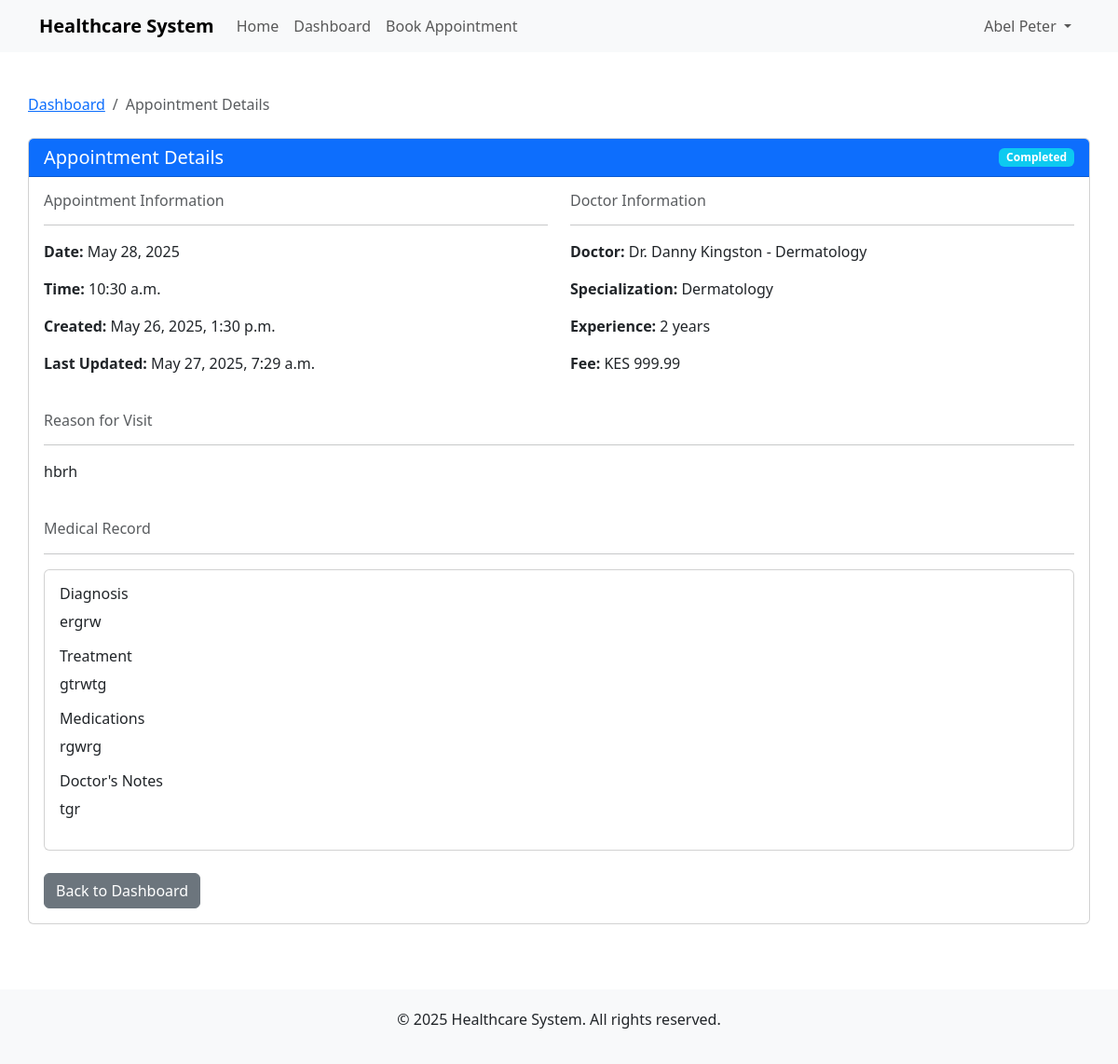
The page /appointments/1/ (signed in) on the database its author committed.
### appointments/models.py (models this page shows, shortened)
class Appointment(models.Model):
    STATUS_CHOICES = [
        ('SCHEDULED', 'Scheduled'),
        ('CONFIRMED', 'Confirmed'),
        ('COMPLETED', 'Completed'),
        ('CANCELLED', 'Cancelled'),
        ('NO_SHOW', 'No Show'),
    ]
    patient = models.ForeignKey(Patient, on_delete=models.CASCADE, related_name='appointments')
    doctor = models.ForeignKey(Doctor, on_delete=models.CASCADE, related_name='appointments')
    appointment_date = models.DateField()
    appointment_time = models.TimeField()
    status = models.CharField(max_length=10, choices=STATUS_CHOICES, default='SCHEDULED')
    reason = models.TextField()
    notes = models.TextField(blank=True)
    created_at = models.DateTimeField(auto_now_add=True)
    updated_at = models.DateTimeField(auto_now=True)
    class Meta:
        unique_together = ['doctor', 'appointment_date', 'appointment_time']
        ordering = ['appointment_date', 'appointment_time']

### doctors/models.py (models this page shows)
class Doctor(models.Model):
    SPECIALIZATIONS = [
        ('CARDIO', 'Cardiology'),
        ('DERMA', 'Dermatology'),
        ('NEURO', 'Neurology'),
        ('ORTHO', 'Orthopedics'),
        ('PEDIA', 'Pediatrics'),
        ('RADIO', 'Radiology'),
        ('GENERAL', 'General Practice'),
    ]
    user = models.OneToOneField(User, on_delete=models.CASCADE)
    specialization = models.CharField(max_length=10, choices=SPECIALIZATIONS)
    license_number = models.CharField(max_length=50, unique=True)
    phone_regex = RegexValidator(regex=r'^\+?1?\d{9,15}$')
    phone_number = models.CharField(validators=[phone_regex], max_length=17)
    years_of_experience = models.PositiveIntegerField(default=1)
    consultation_fee = models.DecimalField(max_digits=8, decimal_places=2, default=0)
    bio = models.TextField(blank=True)
    created_at = models.DateTimeField(auto_now_add=True)
    updated_at = models.DateTimeField(auto_now=True)
    def __str__(self):
        return f"Dr. {self.user.first_name} {self.user.last_name} - {self.get_specialization_display()}"
    class Meta:
        ordering = ['user__last_name', 'user__first_name']

### patients/models.py (models this page shows, shortened)
class MedicalRecord(models.Model):
    patient = models.ForeignKey(Patient, on_delete=models.CASCADE, related_name='medical_records')
    doctor = models.ForeignKey('doctors.Doctor', on_delete=models.CASCADE)
    appointment = models.ForeignKey('appointments.Appointment', on_delete=models.CASCADE, null=True, blank=True)
    diagnosis = models.TextField()
    treatment = models.TextField()
    medications = models.TextField(blank=True)
    notes = models.TextField(blank=True)
    created_at = models.DateTimeField(auto_now_add=True)
    class Meta:
        ordering = ['-created_at']

### appointments/views.py (the view)
# urls.py: path('<int:appointment_id>/', views.appointment_detail, name='appointment_detail'),
@login_required
def appointment_detail(request, appointment_id):
    if hasattr(request.user, 'patient'):
        appointment = get_object_or_404(Appointment, id=appointment_id, patient=request.user.patient)
    elif hasattr(request.user, 'doctor'):
        appointment = get_object_or_404(Appointment, id=appointment_id, doctor=request.user.doctor)
    else:
        messages.error(request, "You don't have a patient or doctor profile.")
        return redirect('home')
    try:
        medical_record = MedicalRecord.objects.get(appointment=appointment)
    except MedicalRecord.DoesNotExist:
        medical_record = None
    context = {
        'appointment': appointment,
        'medical_record': medical_record,
    }
    return render(request, 'appointments/detail.html', context)

### templates/appointments/detail.html (shortened to what this page needs)
{% extends 'base.html' %}
{% block content %}
<div class="row mt-4">
    <div class="col-md-12">
        <nav aria-label="breadcrumb">
            <ol class="breadcrumb">
                {% if user.patient %}
                    <li class="breadcrumb-item"><a href="{% url 'patient_dashboard' %}">Dashboard</a></li>
                {% elif user.doctor %}
                    <li class="breadcrumb-item"><a href="{% url 'doctor_dashboard' %}">Dashboard</a></li>
                {% endif %}
                <li class="breadcrumb-item active">Appointment Details</li>
            </ol>
        </nav>
    </div>
</div>
<div class="row mt-2">
    <div class="col-md-12">
        <div class="card">
            <div class="card-header bg-primary text-white d-flex justify-content-between align-items-center">
                <h5 class="card-title mb-0">Appointment Details</h5>
                <span class="badge {% if appointment.status == 'CONFIRMED' %}bg-success{% elif appointment.status == 'SCHEDULED' %}bg-warning{% elif appointment.status == 'COMPLETED' %}bg-info{% elif appointment.status == 'CANCELLED' %}bg-danger{% else %}bg-secondary{% endif %}">
                    {{ appointment.get_status_display }}
                </span>
            </div>
            <div class="card-body">
                <div class="row mb-4">
                    <div class="col-md-6">
                        <h6 class="text-muted">Appointment Information</h6>
                        <hr>
                        <p><strong>Date:</strong> {{ appointment.appointment_date }}</p>
                        <p><strong>Time:</strong> {{ appointment.appointment_time }}</p>
                        <p><strong>Created:</strong> {{ appointment.created_at }}</p>
                        <p><strong>Last Updated:</strong> {{ appointment.updated_at }}</p>
                    </div>
                    <div class="col-md-6">
                        {% if user.patient %}
                            <h6 class="text-muted">Doctor Information</h6>
                            <hr>
                            <p><strong>Doctor:</strong> {{ appointment.doctor }}</p>
                            <p><strong>Specialization:</strong> {{ appointment.doctor.get_specialization_display }}</p>
                            <p><strong>Experience:</strong> {{ appointment.doctor.years_of_experience }} years</p>
                            <p><strong>Fee:</strong> KES {{ appointment.doctor.consultation_fee }}</p>
                        {% else %}
                            <div class="alert alert-warning">
                                <strong>ERROR:</strong> User has neither patient nor doctor profile!
                            </div>
                        {% endif %}
                    </div>
                </div>
                <div class="row mt-4">
                    <div class="col-md-12">
                        <h6 class="text-muted">Reason for Visit</h6>
                        <hr>
                        <p>{{ appointment.reason }}</p>
                    </div>
                </div>
                {% if medical_record %}
                <div class="row mt-4">
                    <div class="col-md-12">
                        <h6 class="text-muted">Medical Record</h6>
                        <hr>
                        <div class="card">
                            <div class="card-body">
                                <h6>Diagnosis</h6>
                                <p>{{ medical_record.diagnosis }}</p>
                                <h6 class="mt-3">Treatment</h6>
                                <p>{{ medical_record.treatment }}</p>
                                {% if medical_record.medications %}
                                <h6 class="mt-3">Medications</h6>
                                <p>{{ medical_record.medications }}</p>
                                {% endif %}
                                {% if medical_record.notes %}
                                <h6 class="mt-3">Doctor's Notes</h6>
                                <p>{{ medical_record.notes }}</p>
                                {% endif %}
                            </div>
                        </div>
                    </div>
                </div>
                {% endif %}
                <div class="row mt-4">
                    <div class="col-md-12">
                        <div class="d-flex justify-content-between">
                            {% if user.patient %}
                                <div>
                                    <a href="{% url 'patient_dashboard' %}" class="btn btn-secondary">Back to Dashboard</a>
                                </div>
                            {% endif %}
                        </div>
                    </div>
                </div>
            </div>
        </div>
    </div>
</div>
{% endblock %}

### templates/base.html (shortened to what this page needs)
<!DOCTYPE html>
<html lang="en">
<head>
    <link href="https://cdn.jsdelivr.net/npm/bootstrap@5.3.0/dist/css/bootstrap.min.css" rel="stylesheet">
</head>
<body>
    <nav class="navbar navbar-expand-lg navbar-light bg-light">
        <div class="container">
            <a class="navbar-brand" href="/">Healthcare System</a>
            <div class="collapse navbar-collapse" id="navbarNav">
                <ul class="navbar-nav me-auto">
                    <li class="nav-item">
                        <a class="nav-link" href="/">Home</a>
                    </li>
                    {% if user.is_authenticated %}
                        {% if user.patient %}
                            <li class="nav-item">
                                <a class="nav-link" href="{% url 'patient_dashboard' %}">Dashboard</a>
                            </li>
                            <li class="nav-item">
                                <a class="nav-link" href="{% url 'book_appointment' %}">Book Appointment</a>
                            </li>
                        {% endif %}
                    {% endif %}
                </ul>
                <ul class="navbar-nav">
                    {% if user.is_authenticated %}
                        <li class="nav-item dropdown">
                            <a class="nav-link dropdown-toggle" href="#" id="navbarDropdown" role="button" data-bs-toggle="dropdown">
                                {{ user.get_full_name|default:user.username }}
                            </a>
                        </li>
                        {% else %}
                        <li class="nav-item">
                            <a class="nav-link" href="/login/">Login</a>
                        </li>
                    {% endif %}
                </ul>
            </div>
        </div>
    </nav>
    <div class="container content">
        {% block content %}{% endblock %}
    </div>
    <footer class="footer">
        <div class="container">
            <p>&copy; {% now "Y" %} Healthcare System. All rights reserved.</p>
        </div>
    </footer>
</body>
</html>

### templates/base.html (style rules this page uses)
.navbar-brand { font-weight: bold; }
.footer { margin-top: 50px; padding: 20px 0; background-color: #f8f9fa; text-align: center; }
.content { min-height: calc(100vh - 180px); padding: 20px 0; }

### rows shown on the page
Appointment: status "Completed", appointment_date "May 28, 2025", appointment_time "10:30 a.m.", created_at "May 26, 2025, 1:30 p.m.", updated_at "May 27, 2025, 7:29 a.m.", doctor "Dr. Danny Kingston - Dermatology", doctor.specialization "Dermatology", doctor.years_of_experience "2", doctor.consultation_fee "999.99", reason "hbrh"
MedicalRecord: diagnosis "ergrw", treatment "gtrwtg", medications "rgwrg", notes "tgr"

### other values the page prints
{{ user.get_full_name|default:user.username }} "Abel Peter"
